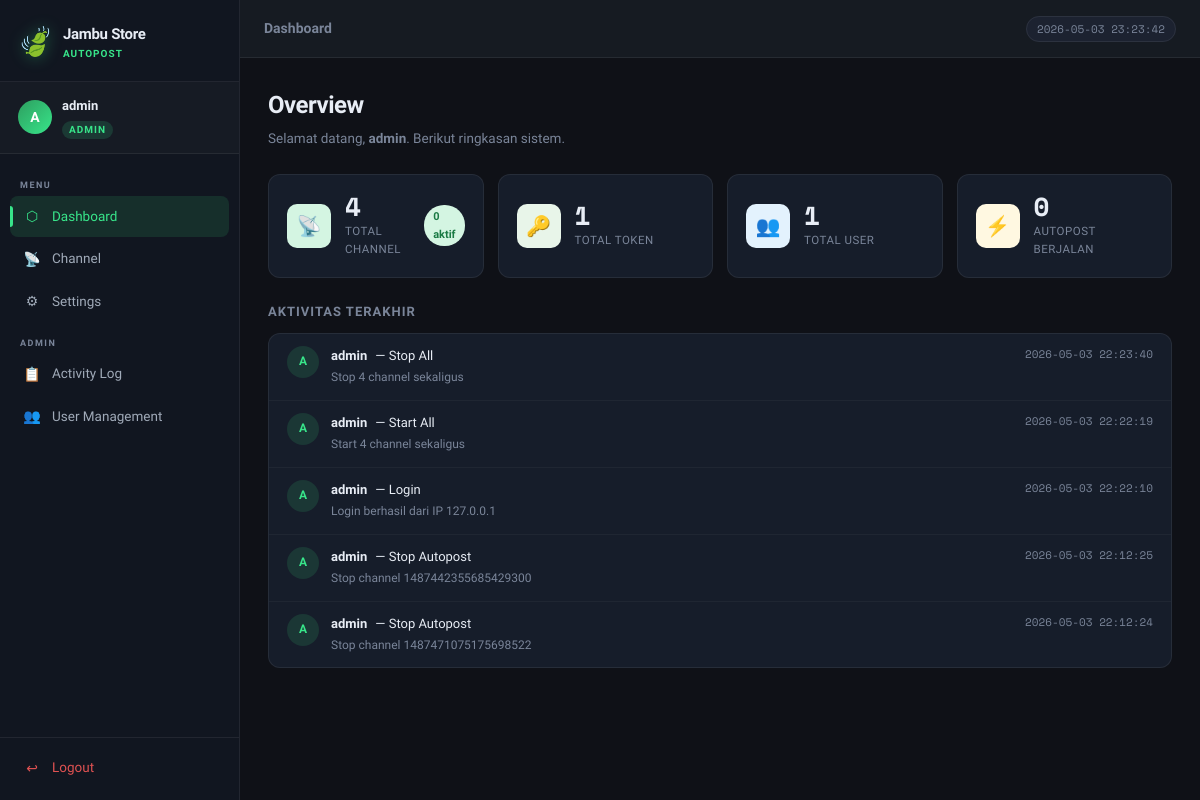
The app's page /dashboard (signed in) with its own data.
### tables this page shows
CREATE TABLE logs (
        id INTEGER PRIMARY KEY AUTOINCREMENT,
        user_id INTEGER,
        username TEXT,
        action TEXT NOT NULL,
        detail TEXT,
        created_at TEXT DEFAULT (datetime('now','localtime'))
    );

### app.py (the view)
@app.route('/dashboard')
@admin_required
def dashboard():
    conn = get_db()
    total_channels = conn.execute("SELECT COUNT(*) FROM channels").fetchone()[0]
    total_tokens = conn.execute("SELECT COUNT(*) FROM tokens").fetchone()[0]
    total_users = conn.execute("SELECT COUNT(*) FROM users").fetchone()[0]
    active_channels = conn.execute("SELECT COUNT(*) FROM channels WHERE is_active = 1").fetchone()[0]
    recent_logs = conn.execute("SELECT * FROM logs ORDER BY id DESC LIMIT 5").fetchall()
    conn.close()
    return render_template('dashboard.html',
                           total_channels=total_channels,
                           total_tokens=total_tokens,
                           total_users=total_users,
                           active_channels=active_channels,
                           recent_logs=recent_logs)

### app.py (called while the page is built)
def get_db():
    conn = sqlite3.connect(DB_PATH)
    conn.row_factory = sqlite3.Row
    return conn

def admin_required(f):
    @wraps(f)
    def decorated(*args, **kwargs):
        if 'user_id' not in session:
            return redirect(url_for('login'))
        if session.get('role') != 'admin':
            flash('Akses ditolak. Hanya admin yang bisa mengakses halaman ini.', 'error')
            return redirect(url_for('channels'))
        return f(*args, **kwargs)
    return decorated

### templates/dashboard.html (shortened to what this page needs)
{% extends "base.html" %}
{% block page_title %}Dashboard{% endblock %}
{% block content %}
<div class="page-header">
    <h1 class="page-h1">Overview</h1>
    <p class="page-sub">Selamat datang, <strong>{{ session.username }}</strong>. Berikut ringkasan sistem.</p>
</div>
<div class="stats-grid">
    <div class="stat-card">
        <div class="stat-icon" style="background: var(--green-light); color: var(--green);">📡</div>
        <div class="stat-info">
            <div class="stat-value">{{ total_channels }}</div>
            <div class="stat-label">Total Channel</div>
        </div>
        <div class="stat-badge active">{{ active_channels }} aktif</div>
    </div>
    <div class="stat-card">
        <div class="stat-icon" style="background: #e8f5e9; color: #2e7d32;">🔑</div>
        <div class="stat-info">
            <div class="stat-value">{{ total_tokens }}</div>
            <div class="stat-label">Total Token</div>
        </div>
    </div>
    <div class="stat-card">
        <div class="stat-icon" style="background: #e3f2fd; color: #1565c0;">👥</div>
        <div class="stat-info">
            <div class="stat-value">{{ total_users }}</div>
            <div class="stat-label">Total User</div>
        </div>
    </div>
    <div class="stat-card">
        <div class="stat-icon" style="background: #fff8e1; color: #f57f17;">⚡</div>
        <div class="stat-info">
            <div class="stat-value">{{ active_channels }}</div>
            <div class="stat-label">Autopost Berjalan</div>
        </div>
    </div>
</div>
<div class="section-title">Aktivitas Terakhir</div>
<div class="card">
    <div class="log-list">
        {% if recent_logs %}
            {% for log in recent_logs %}
            <div class="log-item">
                <div class="log-avatar">{{ log.username[0].upper() if log.username else '?' }}</div>
                <div class="log-body">
                    <div class="log-action"><strong>{{ log.username }}</strong> — {{ log.action }}</div>
                    <div class="log-detail">{{ log.detail }}</div>
                </div>
                <div class="log-time">{{ log.created_at }}</div>
            </div>
            {% endfor %}
        {% else %}
            <div class="empty-state">
                <span>📋</span>
                <p>Belum ada aktivitas.</p>
            </div>
        {% endif %}
    </div>
</div>
{% endblock %}

### static/css/style.css (style rules this page uses)
:root { --green: #2d9e5f; --green-dark: #1a7a44; --green-light: #d4f5e2; --green-glow: rgba(45, 158, 95, 0.15); --bg: #0f1117; --bg2: #161b22; --bg3: #1c2230; --sidebar-bg: #111620; --card: #161d2a; --card-border: rgba(255,255,255,0.07); --text: #e8edf5; --text-muted: #7a8599; --text-sub: #a0aab8; --accent: #38e58a; --red: #e05252; --blue: #4a9eff; --yellow: #f5c84a; --radius: 12px; --radius-sm: 8px; --shadow: 0 4px 24px rgba(0,0,0,0.4); --shadow-sm: 0 2px 8px rgba(0,0,0,0.3); --font: 'Sora', sans-serif; --mono: 'Space Mono', monospace; --sidebar-w: 240px; --topbar-h: 58px; --transition: 0.2s ease; }
*, *::before, *::after { box-sizing: border-box; margin: 0; padding: 0; }
html { scroll-behavior: smooth; }
body { font-family: var(--font); background: var(--bg); color: var(--text); font-size: 14px; line-height: 1.6; min-height: 100vh; -webkit-font-smoothing: antialiased; }
.page-header { margin-bottom: 24px; }
.page-h1 { font-size: 24px; font-weight: 700; color: var(--text); letter-spacing: -0.5px; }
.page-sub { color: var(--text-muted); margin-top: 4px; font-size: 13.5px; }
.card { background: var(--card); border: 1px solid var(--card-border); border-radius: var(--radius); overflow: hidden; }
.stats-grid { display: grid; grid-template-columns: repeat(auto-fill, minmax(200px, 1fr)); gap: 14px; margin-bottom: 24px; }
.stat-card { background: var(--card); border: 1px solid var(--card-border); border-radius: var(--radius); padding: 18px; display: flex; align-items: center; gap: 14px; transition: transform var(--transition), box-shadow var(--transition); position: relative; overflow: hidden; }
.stat-card::after { content: ''; position: absolute; top: 0; left: 0; right: 0; height: 2px; background: linear-gradient(90deg, var(--green), var(--accent)); opacity: 0; transition: opacity var(--transition); }
.stat-icon { width: 44px; height: 44px; border-radius: 10px; display: flex; align-items: center; justify-content: center; font-size: 20px; flex-shrink: 0; }
.stat-value { font-size: 26px; font-weight: 700; color: var(--text); line-height: 1; font-family: var(--mono); }
.stat-label { font-size: 11.5px; color: var(--text-muted); margin-top: 3px; text-transform: uppercase; letter-spacing: 0.5px; }
.stat-badge { margin-left: auto; font-size: 11px; padding: 3px 9px; border-radius: 20px; font-weight: 600; }
.stat-badge.active { background: var(--green-light); color: var(--green-dark); }
.section-title { font-size: 13px; font-weight: 700; color: var(--text-muted); text-transform: uppercase; letter-spacing: 1px; margin-bottom: 10px; }
.log-list { padding: 0; }
.log-item { display: flex; align-items: flex-start; gap: 12px; padding: 12px 18px; border-bottom: 1px solid rgba(255,255,255,0.04); transition: background var(--transition); }
.log-item:last-child { border-bottom: none; }
.log-avatar { width: 32px; height: 32px; border-radius: 50%; background: rgba(45,158,95,0.2); color: var(--accent); display: flex; align-items: center; justify-content: center; font-weight: 700; font-size: 12px; flex-shrink: 0; }
.log-body { flex: 1; min-width: 0; }
.log-action { font-size: 13px; font-weight: 500; color: var(--text); display: flex; align-items: center; gap: 8px; flex-wrap: wrap; }
.log-detail { font-size: 12px; color: var(--text-muted); margin-top: 2px; }
.log-time { font-size: 11px; color: var(--text-muted); white-space: nowrap; font-family: var(--mono); }

### records on screen
logs: username "A", username "admin", action "Stop All", detail "Stop 4 channel sekaligus", created_at "2026-05-03 22:23:40"
logs: username "A", username "admin", action "Start All", detail "Start 4 channel sekaligus", created_at "2026-05-03 22:22:19"
logs: username "A", username "admin", action "Login", detail "Login berhasil dari IP 127.0.0.1", created_at "2026-05-03 22:22:10"
logs: username "A", username "admin", action "Stop Autopost", detail "Stop channel 1487442355685429300", created_at "2026-05-03 22:12:25"
logs: username "A", username "admin", action "Stop Autopost", detail "Stop channel 1487471075175698522", created_at "2026-05-03 22:12:24"

### other values on screen
{{ session.username[0].upper() }} "A"
{{ session.username }} "admin"
{{ session.role }} "ADMIN"
{{ total_channels }} "4"
{{ active_channels }} "0"
{{ total_tokens }} "1"
{{ total_users }} "1"
